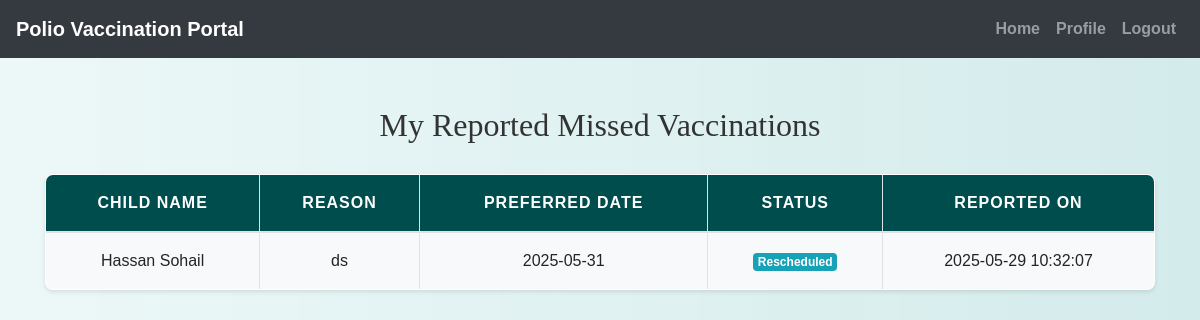
The page /parent/view_missed_vaccinations.php (signed in) on the database its author committed.
### tables this page shows
CREATE TABLE `missed_vaccinations` (
  `id` int(11) NOT NULL,
  `child_id` int(11) NOT NULL,
  `reported_by` int(11) NOT NULL,
  `reason` varchar(255) NOT NULL,
  `preferred_date` date NOT NULL,
  `status` enum('pending','rescheduled','resolved') DEFAULT 'pending',
  `created_at` datetime DEFAULT current_timestamp()
);

CREATE TABLE `children` (
  `child_id` int(11) NOT NULL,
  `parent_id` int(11) NOT NULL,
  `first_name` varchar(100) NOT NULL,
  `last_name` varchar(100) NOT NULL,
  `date_of_birth` date NOT NULL,
  `gender` enum('Male','Female','Other') NOT NULL,
  `address` varchar(255) NOT NULL,
  `city` varchar(100) NOT NULL,
  `province` varchar(100) NOT NULL,
  `postal_code` varchar(20) NOT NULL,
  `special_notes` text DEFAULT NULL,
  `created_at` timestamp NOT NULL DEFAULT current_timestamp(),
  `updated_at` timestamp NOT NULL DEFAULT current_timestamp() ON UPDATE current_timestamp()
);

### parent/view_missed_vaccinations.php (the view, shortened to what this page needs)
<?php
include('config.php');
$parent_id = $_SESSION["id"];
$sql = "
    SELECT mv.id, c.first_name, c.last_name, mv.reason, mv.preferred_date, mv.status, mv.created_at
    FROM missed_vaccinations mv
    JOIN children c ON mv.child_id = c.child_id
    WHERE mv.reported_by = ?
    ORDER BY mv.created_at DESC
";
$stmt = mysqli_prepare($conn, $sql);
mysqli_stmt_bind_param($stmt, "i", $parent_id);
mysqli_stmt_execute($stmt);
$result = mysqli_stmt_get_result($stmt);
?>
<!DOCTYPE html>
<html>
<head>
    <link rel="stylesheet" href="https://maxcdn.bootstrapcdn.com/bootstrap/4.5.2/css/bootstrap.min.css">
    <link rel="stylesheet" href="../css/style.css">
</head>
<body>
<?php include('navbar.php'); ?>
<div class="container mt-5 mb-5">
    <h2>My Reported Missed Vaccinations</h2>
    <?php if (mysqli_num_rows($result) > 0): ?>
        <table class="table table-bordered table-striped">
            <thead>
                <tr>
                    <th>Child Name</th>
                    <th>Reason</th>
                    <th>Preferred Date</th>
                    <th>Status</th>
                    <th>Reported On</th>
                </tr>
            </thead>
            <tbody>
                <?php while ($row = mysqli_fetch_assoc($result)): ?>
                    <tr>
                        <td><?= htmlspecialchars($row['first_name'] . ' ' . $row['last_name']) ?></td>
                        <td><?= htmlspecialchars($row['reason']) ?></td>
                        <td><?= htmlspecialchars($row['preferred_date']) ?></td>
                        <td><span class="badge badge-<?= $row['status'] === 'pending' ? 'warning' : ($row['status'] === 'rescheduled' ? 'info' : 'success') ?>">
                            <?= ucfirst($row['status']) ?>
                        </span></td>
                        <td><?= htmlspecialchars($row['created_at']) ?></td>
                    </tr>
                <?php endwhile; ?>
            </tbody>
        </table>
    <?php else: ?>
        <p>No missed vaccinations reported yet.</p>
    <?php endif; ?>
</div>
</body>
</html>

### css/style.css (style rules this page uses)
body { background: linear-gradient(90deg, rgba(233, 246, 246, 0.831), rgba(207, 233, 233, 0.9)); font-family: 'Arial', sans-serif; color: #333; line-height: 1.6; }
h1, h2, h3, h4 { text-align: center; margin-top: 30px; margin-bottom: 30px; font-family: 'Georgia', serif; }
.container { margin-bottom: 40px; }
.table { width: 100%; border-collapse: collapse; margin-top: 20px; font-size: 16px; background-color: #ffffff; border-radius: 8px; overflow: hidden; box-shadow: 0 2px 4px rgba(0, 0, 0, 0.1); }
.table th, .table td { padding: 15px; border: 1px solid #dee2e6; text-align: center; }
.table thead th { background-color: #004d4d; color: white; font-weight: bold; text-transform: uppercase; letter-spacing: 1px; }
.table tbody tr:nth-child(odd) { background-color: #f8f9fa; }

### rows shown on the page
missed_vaccinations: child.last_name "Hassan Sohail", reason "ds", preferred_date "2025-05-31", status "Rescheduled", created_at "2025-05-29 10:32:07"
